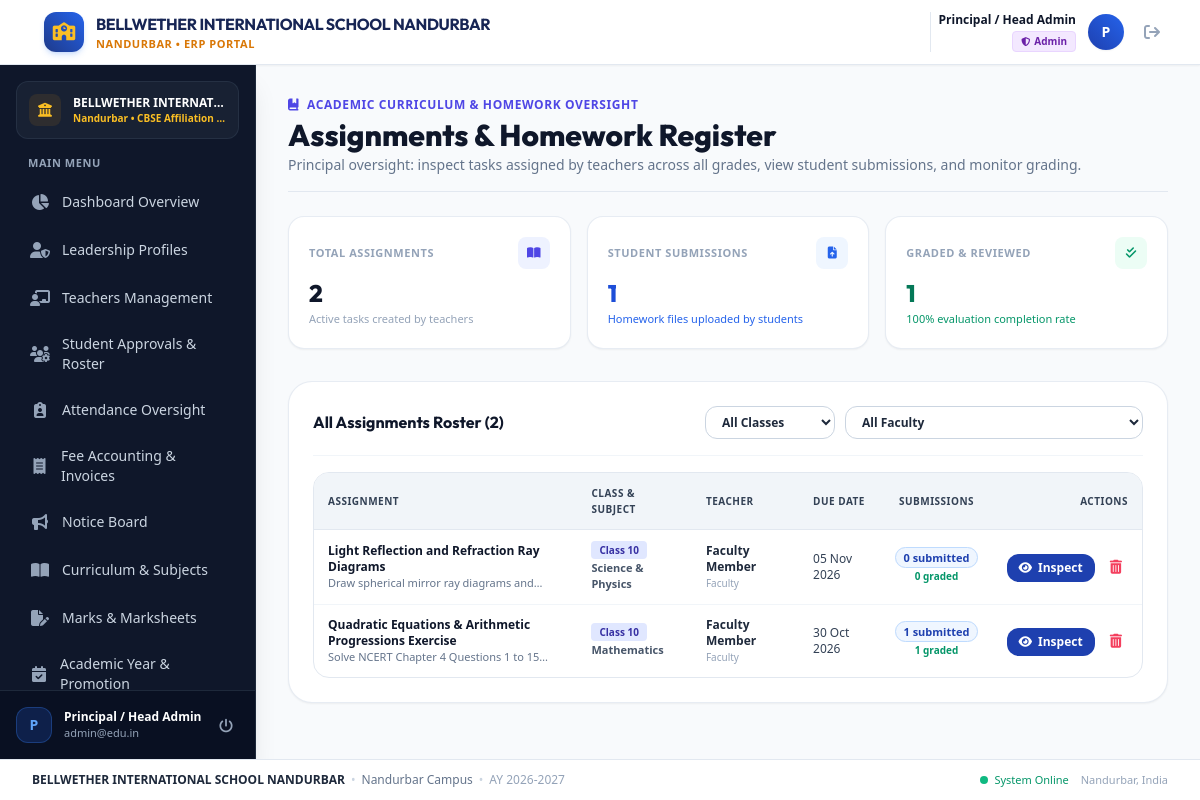
The app's page /admin/assignments.php (signed in) with its own data.
### tables this page shows
CREATE TABLE settings (
            key TEXT PRIMARY KEY,
            value TEXT
        );

CREATE TABLE assignments (
            id INTEGER PRIMARY KEY AUTOINCREMENT,
            teacher_id INTEGER NOT NULL,
            class TEXT NOT NULL,
            subject TEXT NOT NULL,
            title TEXT NOT NULL,
            description TEXT NOT NULL,
            due_date DATE NOT NULL,
            max_marks REAL DEFAULT 100,
            attachment_path TEXT,
            created_at DATETIME DEFAULT CURRENT_TIMESTAMP
        );

### admin/assignments.php (the view, shortened to what the rows shown need)
<?php
require_once __DIR__ . '/../includes/auth.php';
$where = "WHERE 1=1";
$params = [];
$asgn_sql = "
    SELECT a.*,
           COALESCE(t.full_name, 'Faculty Member') as teacher_name,
           t.department,
           (SELECT COUNT(*) FROM assignment_submissions WHERE assignment_id = a.id) as total_submissions,
           (SELECT COUNT(*) FROM assignment_submissions WHERE assignment_id = a.id AND status = 'Graded') as total_graded
    FROM assignments a
    LEFT JOIN teachers t ON a.teacher_id = t.user_id
    {$where}
    ORDER BY a.id DESC
";
$asgn_stmt = $pdo->prepare($asgn_sql);
$asgn_stmt->execute($params);
$assignments = $asgn_stmt->fetchAll();
require_once __DIR__ . '/../includes/header.php';
require_once __DIR__ . '/../includes/sidebar.php';
?>
<main class="flex-1 overflow-y-auto bg-slate-50 p-4 sm:p-6 lg:p-8">
    <div class="flex flex-col sm:flex-row sm:items-center sm:justify-between gap-4 pb-4 border-b border-slate-200 mb-6">
        <div>
            <h1 class="text-2xl sm:text-3xl font-extrabold text-slate-900 font-['Outfit']">
                Assignments &amp; Homework Register
            </h1>
        </div>
    </div>
    <div class="bg-white rounded-3xl p-6 border border-slate-200/80 shadow-sm">
        <?php if (empty($assignments)): ?>
            <div class="text-center py-12 bg-slate-50/70 rounded-2xl border border-dashed border-slate-200">
                <i class="fa-solid fa-book text-3xl text-slate-300 mb-2"></i>
                <h4 class="text-sm font-bold text-slate-700">No assignments found</h4>
                <p class="text-xs text-slate-400 mt-1">Teachers haven't created any homework assignments matching your filter.</p>
            </div>
        <?php else: ?>
            <div class="overflow-x-auto rounded-2xl border border-slate-200">
                <table class="w-full text-left text-xs">
                    <thead class="bg-slate-100 text-slate-700 uppercase font-bold text-[10px] tracking-wider border-b border-slate-200">
                        <tr>
                            <th class="py-3 px-3.5">Assignment</th>
                            <th class="py-3 px-3.5">Class &amp; Subject</th>
                            <th class="py-3 px-3.5">Teacher</th>
                            <th class="py-3 px-3.5">Due Date</th>
                            <th class="py-3 px-3.5 text-center">Submissions</th>
                            <th class="py-3 px-3.5 text-right">Actions</th>
                        </tr>
                    </thead>
                    <tbody class="divide-y divide-slate-100">
                        <?php foreach ($assignments as $a): ?>
                            <tr class="hover:bg-slate-50/80 transition">
                                <td class="py-3 px-3.5">
                                    <div class="font-bold text-slate-900"><?= htmlspecialchars($a['title']) ?></div>
                                    <p class="text-[11px] text-slate-500 line-clamp-1 max-w-xs"><?= htmlspecialchars($a['description']) ?></p>
                                </td>
                                <td class="py-3 px-3.5">
                                    <span class="px-2 py-0.5 rounded font-bold text-[10px] bg-indigo-100 text-indigo-800">
                                        <?= htmlspecialchars($a['class']) ?>
                                    </span>
                                    <div class="text-slate-600 font-semibold text-[11px] mt-0.5"><?= htmlspecialchars($a['subject']) ?></div>
                                </td>
                                <td class="py-3 px-3.5">
                                    <div class="font-bold text-slate-800"><?= htmlspecialchars($a['teacher_name']) ?></div>
                                    <div class="text-[10px] text-slate-400"><?= htmlspecialchars($a['department'] ?? 'Faculty') ?></div>
                                </td>
                                <td class="py-3 px-3.5 text-slate-700 font-medium">
                                    <?= date('d M Y', strtotime($a['due_date'])) ?>
                                </td>
                                <td class="py-3 px-3.5 text-center whitespace-nowrap">
                                    <span class="px-2 py-0.5 rounded-full text-[11px] font-bold bg-blue-50 text-blue-800 border border-blue-200">
                                        <?= $a['total_submissions'] ?> submitted
                                    </span>
                                    <span class="text-[10px] text-emerald-600 font-bold block mt-0.5">
                                        <?= $a['total_graded'] ?> graded
                                    </span>
                                </td>
                                <td class="py-3 px-3.5 text-right whitespace-nowrap space-x-1.5">
                                    <a href="assignments.php?view_submissions=<?= $a['id'] ?>" class="inline-flex items-center px-3 py-1.5 rounded-xl bg-navy-800 hover:bg-navy-900 text-white font-bold text-xs transition shadow-xs">
                                        <i class="fa-solid fa-eye mr-1.5"></i> Inspect
                                    </a>
                                    <form method="POST" action="assignments.php" class="inline" onsubmit="return confirm('Permanently delete this assignment and all student submissions?');">
                                        <button type="submit" class="p-1.5 rounded-xl text-rose-500 hover:bg-rose-50 hover:text-rose-700 transition" title="Delete Assignment">
                                            <i class="fa-solid fa-trash-can text-sm"></i>
                                        </button>
                                    </form>
                                </td>
                            </tr>
                        <?php endforeach; ?>
                    </tbody>
                </table>
            </div>
        <?php endif; ?>
    </div>
</main>
<?php require_once __DIR__ . '/../includes/footer.php'; ?>

### includes/header.php (shortened to what the rows shown need)
<?php
require_once __DIR__ . '/auth.php';
$school_name = get_setting($pdo, 'school_name', 'BELLWETHER INTERNATIONAL SCHOOL NANDURBAR');
$school_city = get_setting($pdo, 'school_city', 'Nandurbar');
?>
<!DOCTYPE html>
<html lang="en" class="h-full bg-slate-50">
<head>
    <script src="https://cdn.tailwindcss.com"></script>
    <link rel="stylesheet" href="https://cdnjs.cloudflare.com/ajax/libs/font-awesome/6.5.1/css/all.min.css">
    <link rel="stylesheet" href="/assets/css/custom.css">
</head>
<body class="h-full flex flex-col font-sans text-slate-800 antialiased bg-slate-50">
    <header class="bg-white border-b border-slate-200 sticky top-0 z-30 shadow-sm no-print">
        <div class="px-4 sm:px-6 lg:px-8">
            <div class="flex items-center justify-between h-16">
                <div class="flex items-center space-x-3">
                    <a href="/" class="flex items-center space-x-2 sm:space-x-3 group min-w-0">
                        <div class="min-w-0">
                            <span class="text-xs sm:text-sm md:text-base font-bold tracking-tight text-navy-950 font-['Outfit'] block leading-tight truncate max-w-[130px] xs:max-w-[180px] sm:max-w-xs md:max-w-md lg:max-w-xl" title="<?= htmlspecialchars($school_name) ?>"><?= htmlspecialchars($school_name) ?></span>
                            <span class="text-[9px] sm:text-[11px] font-semibold tracking-wider text-amber-600 uppercase block truncate"><?= htmlspecialchars($school_city) ?> • ERP Portal</span>
                        </div>
                    </a>
                </div>
            </div>
        </div>
    </header>
    <div class="flex-1 flex overflow-hidden">

### includes/sidebar.php (shortened to what the rows shown need)
<?php
$school_name = isset($pdo) ? get_setting($pdo, 'school_name', 'BELLWETHER INTERNATIONAL SCHOOL NANDURBAR') : 'BELLWETHER INTERNATIONAL SCHOOL NANDURBAR';
$school_city = isset($pdo) ? get_setting($pdo, 'school_city', 'Nandurbar') : 'Nandurbar';
$school_affiliation = isset($pdo) ? get_setting($pdo, 'school_affiliation', 'CBSE #113042') : 'CBSE';
?>
<aside id="sidebar" class="fixed inset-y-0 left-0 z-40 w-64 bg-slate-900 text-slate-300 transform -translate-x-full lg:translate-x-0 lg:static lg:inset-auto transition-transform duration-200 ease-in-out flex flex-col justify-between shrink-0 shadow-xl border-r border-slate-800 no-print">
    <div class="p-4 flex-1 flex flex-col overflow-y-auto">
        <div class="px-3 py-3 mb-4 rounded-xl bg-slate-800/60 border border-slate-700/50 flex items-center space-x-3 min-w-0">
            <div class="min-w-0 flex-1">
                <p class="text-xs font-bold text-white truncate" title="<?= htmlspecialchars($school_name) ?>"><?= htmlspecialchars($school_name) ?></p>
                <p class="text-[10px] text-amber-400 font-semibold truncate"><?= htmlspecialchars($school_city) ?> • <?= htmlspecialchars($school_affiliation) ?></p>
            </div>
        </div>
    </div>
</aside>

### includes/footer.php (shortened to what the rows shown need)
<?php
$footer_school_name = isset($pdo) ? get_setting($pdo, 'school_name', 'BELLWETHER INTERNATIONAL SCHOOL NANDURBAR') : 'BELLWETHER INTERNATIONAL SCHOOL NANDURBAR';
$footer_school_city = isset($pdo) ? get_setting($pdo, 'school_city', 'Nandurbar') : 'Nandurbar';
?>
    </div>
    <footer class="bg-white border-t border-slate-200 py-3 px-4 sm:px-6 lg:px-8 text-xs text-slate-500 flex flex-col sm:flex-row items-center justify-between gap-2 no-print">
        <div class="flex flex-wrap items-center justify-center sm:justify-start gap-1.5 text-center sm:text-left min-w-0">
            <span class="font-bold text-slate-800 break-words"><?= htmlspecialchars($footer_school_name) ?></span>
            <span class="text-slate-300 hidden sm:inline">&bull;</span>
            <span class="text-slate-500"><?= htmlspecialchars($footer_school_city) ?> Campus</span>
            <span class="text-slate-300 hidden sm:inline">&bull;</span>
            <span class="text-slate-400">AY 2026-2027</span>
        </div>
        <div class="flex items-center space-x-3 shrink-0">
            <span class="inline-flex items-center text-emerald-600 font-medium text-[11px]">
                <span class="w-2 h-2 rounded-full bg-emerald-500 mr-1.5 animate-pulse"></span> System Online
            </span>
            <span class="text-slate-400 text-[11px]"><?= htmlspecialchars($footer_school_city) ?>, India</span>
        </div>
    </footer>
</body>
</html>

### records on screen
settings: value "BELLWETHER INTERNATIONAL SCHOOL NANDURBAR", value "BELLWETHER INTERNAT…"
settings: value "NANDURBAR", value "Nandurbar"
settings: value "CBSE Affiliation…"
assignments: title "Light Reflection and Refraction Ray Diagrams", description "Draw spherical mirror ray diagrams…", class "Class 10", subject "Science & Physics", teacher_name "Faculty Member", department "Faculty", due_date "05 Nov 2026", total_submissions "0", total_graded "0"
assignments: title "Quadratic Equations & Arithmetic Progressions Exercise", description "Solve NCERT Chapter 4 Questions 1 to…", class "Class 10", subject "Mathematics", teacher_name "Faculty Member", department "Faculty", due_date "30 Oct 2026", total_submissions "1", total_graded "1"

### other values on screen
$current_user['name'] "Principal / Head Admin"
$role_label "Admin"
substr($current_user['name'], 0, 1) "P"
$item['title'] "Dashboard Overview"
$item['title'] "Leadership Profiles"
$item['title'] "Teachers Management"
$item['title'] "Student Approvals & Roster"
$item['title'] "Attendance Oversight"
$item['title'] "Fee Accounting & Invoices"
$item['title'] "Notice Board"
$item['title'] "Curriculum & Subjects"
$item['title'] "Marks & Marksheets"
$item['title'] "Academic Year & Promotion"
substr($user['name'] ?? 'U', 0, 1) "P"
$user['name'] "Principal / Head Admin"
